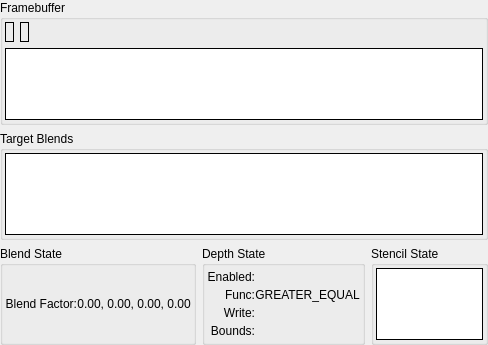
         <widget class="QWidget" name="fbScrollContents">
          <property name="geometry">
           <rect>
            <x>0</x>
            <y>0</y>
            <width>488</width>
            <height>345</height>
           </rect>
          </property>
          <layout class="QGridLayout" name="gridLayout_4">
           <property name="leftMargin">
            <number>0</number>
           </property>
           <property name="topMargin">
            <number>0</number>
           </property>
           <property name="rightMargin">
            <number>0</number>
           </property>
           <property name="bottomMargin">
            <number>0</number>
           </property>
           <item row="0" column="0" colspan="3">
            <widget class="QGroupBox" name="framebufferGroup">
             <property name="sizePolicy">
              <sizepolicy hsizetype="Preferred" vsizetype="Expanding">
               <horstretch>0</horstretch>
               <verstretch>0</verstretch>
              </sizepolicy>
             </property>
             <property name="title">
              <string>Framebuffer</string>
             </property>
             <layout class="QVBoxLayout" name="verticalLayout_17">
              <property name="leftMargin">
               <number>2</number>
              </property>
              <property name="topMargin">
               <number>2</number>
              </property>
              <property name="rightMargin">
               <number>2</number>
              </property>
              <property name="bottomMargin">
               <number>2</number>
              </property>
              <item>
               <layout class="QHBoxLayout" name="horizontalLayout_24">
                <item>
                 <widget class="RDLabel" name="drawFBO">
                  <property name="frameShape">
                   <enum>QFrame::Box</enum>
                  </property>
                 </widget>
                </item>
                <item>
                 <widget class="RDLabel" name="readFBO">
                  <property name="frameShape">
                   <enum>QFrame::Box</enum>
                  </property>
                 </widget>
                </item>
                <item>
                 <spacer name="horizontalSpacer_3">
                  <property name="orientation">
                   <enum>Qt::Horizontal</enum>
                  </property>
                  <property name="sizeHint" stdset="0">
                   <size>
                    <width>40</width>
                    <height>20</height>
                   </size>
                  </property>
                 </spacer>
                </item>
               </layout>
              </item>
              <item>
               <widget class="RDTreeWidget" name="framebuffer">
                <property name="frameShape">
                 <enum>QFrame::Box</enum>
                </property>
                <property name="frameShadow">
                 <enum>QFrame::Plain</enum>
                </property>
                <property name="sizeAdjustPolicy">
                 <enum>QAbstractScrollArea::AdjustToContents</enum>
                </property>
                <property name="editTriggers">
                 <set>QAbstractItemView::NoEditTriggers</set>
                </property>
                <property name="showDropIndicator" stdset="0">
                 <bool>false</bool>
                </property>
                <property name="indentation">
                 <number>0</number>
                </property>
                <property name="rootIsDecorated">
                 <bool>false</bool>
                </property>
                <property name="itemsExpandable">
                 <bool>false</bool>
                </property>
                <property name="allColumnsShowFocus">
                 <bool>true</bool>
                </property>
                <property name="expandsOnDoubleClick">
                 <bool>false</bool>
                </property>
                <attribute name="headerStretchLastSection">
                 <bool>false</bool>
                </attribute>
               </widget>
              </item>
             </layout>
            </widget>
           </item>
           <item row="1" column="0" colspan="3">
            <widget class="QGroupBox" name="blendsGroup">
             <property name="sizePolicy">
              <sizepolicy hsizetype="Preferred" vsizetype="Expanding">
               <horstretch>0</horstretch>
               <verstretch>0</verstretch>
              </sizepolicy>
             </property>
             <property name="title">
              <string>Target Blends</string>
             </property>
             <layout class="QHBoxLayout" name="horizontalLayout_25">
              <property name="leftMargin">
               <number>2</number>
              </property>
              <property name="topMargin">
               <number>2</number>
              </property>
              <property name="rightMargin">
               <number>2</number>
              </property>
              <property name="bottomMargin">
               <number>2</number>
              </property>
              <item>
               <widget class="RDTreeWidget" name="blends">
                <property name="frameShape">
                 <enum>QFrame::Box</enum>
                </property>
                <property name="frameShadow">
                 <enum>QFrame::Plain</enum>
                </property>
                <property name="sizeAdjustPolicy">
                 <enum>QAbstractScrollArea::AdjustToContents</enum>
                </property>
                <property name="editTriggers">
                 <set>QAbstractItemView::NoEditTriggers</set>
                </property>
                <property name="showDropIndicator" stdset="0">
                 <bool>false</bool>
                </property>
                <property name="indentation">
                 <number>0</number>
                </property>
                <property name="rootIsDecorated">
                 <bool>false</bool>
                </property>
                <property name="itemsExpandable">
                 <bool>false</bool>
                </property>
                <property name="allColumnsShowFocus">
                 <bool>true</bool>
                </property>
                <property name="expandsOnDoubleClick">
                 <bool>false</bool>
                </property>
               </widget>
              </item>
             </layout>
            </widget>
           </item>
           <item row="2" column="0">
            <widget class="QGroupBox" name="blendStateGroup">
             <property name="sizePolicy">
              <sizepolicy hsizetype="Preferred" vsizetype="Preferred">
               <horstretch>0</horstretch>
               <verstretch>0</verstretch>
              </sizepolicy>
             </property>
             <property name="title">
              <string>Blend State</string>
             </property>
             <layout class="QGridLayout" name="blendStateGridLayout">
              <property name="leftMargin">
               <number>2</number>
              </property>
              <property name="topMargin">
               <number>2</number>
              </property>
              <property name="rightMargin">
               <number>2</number>
              </property>
              <property name="bottomMargin">
               <number>2</number>
              </property>
              <property name="spacing">
               <number>0</number>
              </property>
              <item row="0" column="0">
               <widget class="QLabel" name="blendFactorLabel">
                <property name="text">
                 <string>Blend Factor:</string>
                </property>
                <property name="alignment">
                 <set>Qt::AlignRight|Qt::AlignTrailing|Qt::AlignVCenter</set>
                </property>
                <property name="wordWrap">
                 <bool>true</bool>
                </property>
               </widget>
              </item>
              <item row="0" column="1">
               <widget class="QLabel" name="blendFactor">
                <property name="text">
                 <string>0.00, 0.00, 0.00, 0.00</string>
                </property>
                <property name="alignment">
                 <set>Qt::AlignCenter</set>
                </property>
                <property name="margin">
                 <number>4</number>
                </property>
               </widget>
              </item>
              <item row="1" column="1">
               <spacer name="verticalSpacer">
                <property name="orientation">
                 <enum>Qt::Vertical</enum>
                </property>
                <property name="sizeType">
                 <enum>QSizePolicy::Preferred</enum>
                </property>
                <property name="sizeHint" stdset="0">
                 <size>
                  <width>0</width>
                  <height>0</height>
                 </size>
                </property>
               </spacer>
              </item>
             </layout>
            </widget>
           </item>
           <item row="2" column="1">
            <widget class="QGroupBox" name="depthStateGroup">
             <property name="sizePolicy">
              <sizepolicy hsizetype="Preferred" vsizetype="Preferred">
               <horstretch>0</horstretch>
               <verstretch>0</verstretch>
              </sizepolicy>
             </property>
             <property name="title">
              <string>Depth State</string>
             </property>
             <layout class="QGridLayout" name="depthStateGridLayout">
              <property name="leftMargin">
               <number>2</number>
              </property>
              <property name="topMargin">
               <number>2</number>
              </property>
              <property name="rightMargin">
               <number>2</number>
              </property>
              <property name="bottomMargin">
               <number>2</number>
              </property>
              <property name="spacing">
               <number>0</number>
              </property>
              <item row="0" column="0">
               <widget class="QLabel" name="depthEnabledLabel">
                <property name="text">
                 <string>Enabled:</string>
                </property>
                <property name="alignment">
                 <set>Qt::AlignRight|Qt::AlignTrailing|Qt::AlignVCenter</set>
                </property>
               </widget>
              </item>
              <item row="0" column="1">
               <widget class="QLabel" name="depthEnabled">
                <property name="text">
                 <string/>
                </property>
                <property name="pixmap">
                 <pixmap resource="../../Resources/resources.qrc">:/cross.png</pixmap>
                </property>
                <property name="alignment">
                 <set>Qt::AlignCenter</set>
                </property>
                <property name="margin">
                 <number>4</number>
                </property>
               </widget>
              </item>
              <item row="1" column="0">
               <widget class="QLabel" name="depthFuncLabel">
                <property name="text">
                 <string>Func:</string>
                </property>
                <property name="alignment">
                 <set>Qt::AlignRight|Qt::AlignTrailing|Qt::AlignVCenter</set>
                </property>
               </widget>
              </item>
              <item row="1" column="1">
               <widget class="QLabel" name="depthFunc">
                <property name="text">
                 <string>GREATER_EQUAL</string>
                </property>
                <property name="alignment">
                 <set>Qt::AlignCenter</set>
                </property>
                <property name="margin">
                 <number>4</number>
                </property>
               </widget>
              </item>
              <item row="2" column="0">
               <widget class="QLabel" name="depthWriteLabel">
                <property name="text">
                 <string>Write:</string>
                </property>
                <property name="alignment">
                 <set>Qt::AlignRight|Qt::AlignTrailing|Qt::AlignVCenter</set>
                </property>
               </widget>
              </item>
              <item row="2" column="1">
               <widget class="QLabel" name="depthWrite">
                <property name="text">
                 <string/>
                </property>
                <property name="pixmap">
                 <pixmap resource="../../Resources/resources.qrc">:/cross.png</pixmap>
                </property>
                <property name="alignment">
                 <set>Qt::AlignCenter</set>
                </property>
                <property name="margin">
                 <number>4</number>
                </property>
               </widget>
              </item>
              <item row="3" column="0">
               <widget class="QLabel" name="depthBoundsLabel">
                <property name="text">
                 <string>Bounds:</string>
                </property>
                <property name="alignment">
                 <set>Qt::AlignRight|Qt::AlignTrailing|Qt::AlignVCenter</set>
                </property>
               </widget>
              </item>
              <item row="3" column="1">
               <widget class="QLabel" name="depthBounds">
                <property name="text">
                 <string/>
                </property>
                <property name="pixmap">
                 <pixmap resource="../../Resources/resources.qrc">:/cross.png</pixmap>
                </property>
                <property name="alignment">
                 <set>Qt::AlignCenter</set>
                </property>
                <property name="margin">
                 <number>4</number>
                </property>
               </widget>
              </item>
             </layout>
            </widget>
           </item>
           <item row="2" column="2">
            <widget class="QGroupBox" name="stencilStateGroup">
             <property name="sizePolicy">
              <sizepolicy hsizetype="Preferred" vsizetype="Preferred">
               <horstretch>0</horstretch>
               <verstretch>0</verstretch>
              </sizepolicy>
             </property>
             <property name="title">
              <string>Stencil State</string>
             </property>
             <property name="alignment">
              <set>Qt::AlignLeading|Qt::AlignLeft|Qt::AlignTop</set>
             </property>
             <layout class="QVBoxLayout" name="verticalLayout_10">
              <property name="spacing">
               <number>0</number>
              </property>
              <property name="leftMargin">
               <number>2</number>
              </property>
              <property name="topMargin">
               <number>2</number>
              </property>
              <property name="rightMargin">
               <number>2</number>
              </property>
              <property name="bottomMargin">
               <number>2</number>
              </property>
              <item>
               <widget class="RDTreeWidget" name="stencils">
                <property name="sizePolicy">
                 <sizepolicy hsizetype="Expanding" vsizetype="Preferred">
                  <horstretch>0</horstretch>
                  <verstretch>0</verstretch>
                 </sizepolicy>
                </property>
                <property name="frameShape">
                 <enum>QFrame::Box</enum>
                </property>
                <property name="frameShadow">
                 <enum>QFrame::Plain</enum>
                </property>
                <property name="verticalScrollBarPolicy">
                 <enum>Qt::ScrollBarAlwaysOff</enum>
                </property>
                <property name="horizontalScrollBarPolicy">
                 <enum>Qt::ScrollBarAsNeeded</enum>
                </property>
                <property name="sizeAdjustPolicy">
                 <enum>QAbstractScrollArea::AdjustToContents</enum>
                </property>
                <property name="editTriggers">
                 <set>QAbstractItemView::NoEditTriggers</set>
                </property>
                <property name="showDropIndicator" stdset="0">
                 <bool>false</bool>
                </property>
                <property name="selectionMode">
                 <enum>QAbstractItemView::SingleSelection</enum>
                </property>
                <property name="indentation">
                 <number>0</number>
                </property>
                <property name="rootIsDecorated">
                 <bool>false</bool>
                </property>
                <property name="itemsExpandable">
                 <bool>false</bool>
                </property>
                <property name="allColumnsShowFocus">
                 <bool>true</bool>
                </property>
                <property name="expandsOnDoubleClick">
                 <bool>false</bool>
                </property>
                <attribute name="headerStretchLastSection">
                 <bool>false</bool>
                </attribute>
               </widget>
              </item>
             </layout>
            </widget>
           </item>
          </layout>
         </widget>
